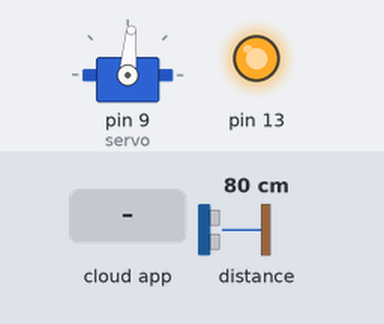
This sketch was run on a simulated Arduino Uno, built with avr-gcc and run on an emulated ATmega328P. Parts: servo, output pins drawn as LEDs (lit = HIGH). Inputs (shaded band) come from the test bench; at power-on: distance to the obstacle 80 cm. The ROS host is connected and sends only what is stated.

Above: at 1.2 s.
1.3 s: the phone or cloud app sets servo1 to 0
At 2.5 s:
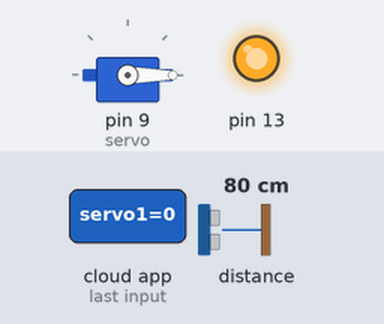
Timing chart, 0 to 4.3 s (numbered marks = the images above; inputs shaded):
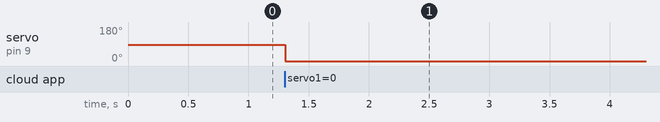

Measured:
- after the input at 1.3 s, servo on pin 9 (servo): 85° → 0° at once

The sketch:

ServoControl1.ino
```cpp
  /*
 * rosserial Servo Control Example
 *
 * This sketch demonstrates the control of hobby R/C servos
 * using ROS and the arduiono
 *
 * For the full tutorial write up, visit
 * www.ros.org/wiki/rosserial_arduino_demos
 *
 * For more information on the Arduino Servo Library
 * Checkout :
 * http://www.arduino.cc/en/Reference/Servo
 */

#if (ARDUINO >= 100)
 #include <Arduino.h>
#else
 #include <WProgram.h>
#endif

#include <Servo.h>
#include <ros.h>
#include <std_msgs/UInt16.h>
#include <Wire.h>
#include <LIDARLite.h>

LIDARLite myLidarLite;

ros::NodeHandle  nh;

Servo servo;

std_msgs::UInt16 Distance;
//std_msgs::UInt16 Servo_pwm;

void servo_cb( const std_msgs::UInt16& cmd_msg){
  servo.writeMicroseconds(cmd_msg.data);
//  Servo_pwm.data = cmd_msg.data;
}

ros::Subscriber<std_msgs::UInt16> sub("servo1", servo_cb);
ros::Publisher lidar("lidar1", &Distance);
//ros::Publisher servo_fb("servo_fb", &Servo_pwm);

void setup(){
  pinMode(13, OUTPUT);
  digitalWrite(13,HIGH);

  nh.initNode();
  nh.subscribe(sub);
  nh.advertise(lidar);
  //nh.advertise(servo_fb);

  servo.attach(9); //attach it to pin 9
//  Serial.begin(115200);
  myLidarLite.begin(0, true); // Set configuration to default and I2C to 400 kHz
  myLidarLite.configure(0); // Change this number to try out alternate configurations
  servo.writeMicroseconds(1418); //Set the initial servo angular position to the middle.
}

void loop(){
  Distance.data = myLidarLite.distance();
  lidar.publish( &Distance );
//  servo_fb.publish(&Servo_pwm);
  nh.spinOnce();
  //delay(1);
//  Serial.println(Distance.data);
}
```
